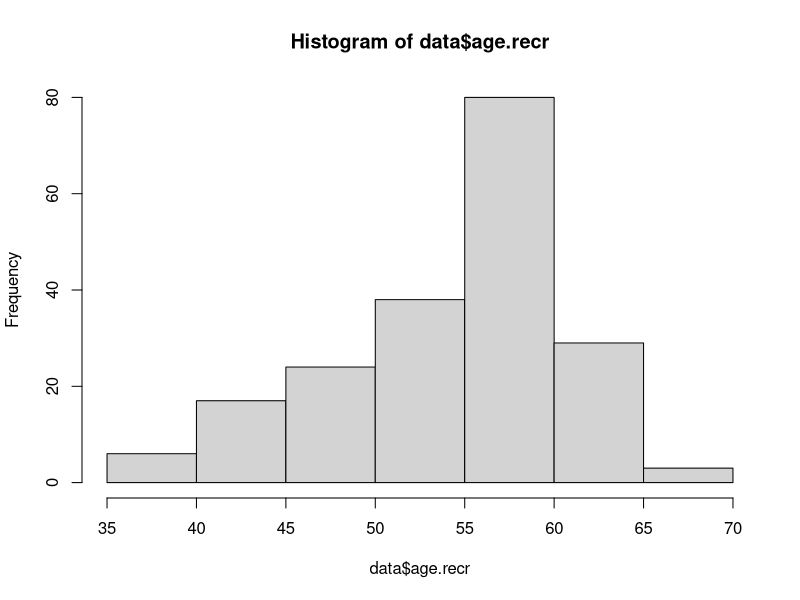
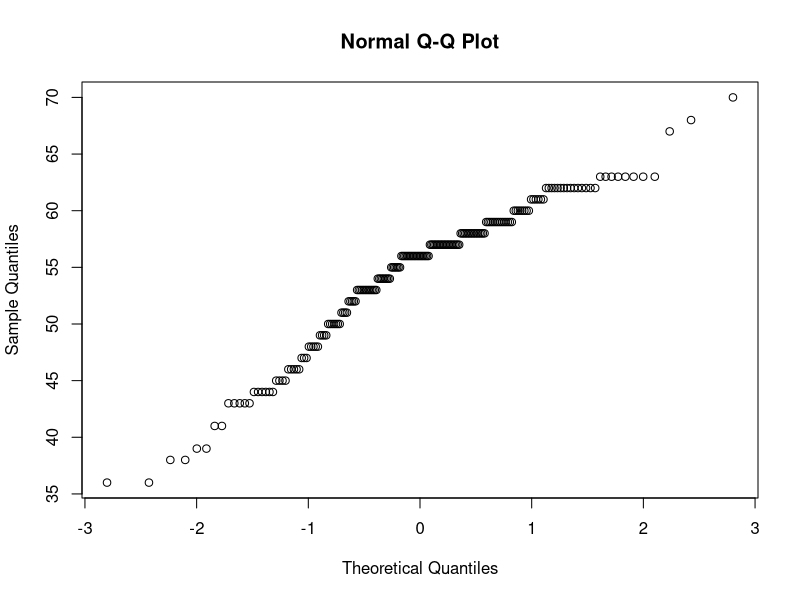
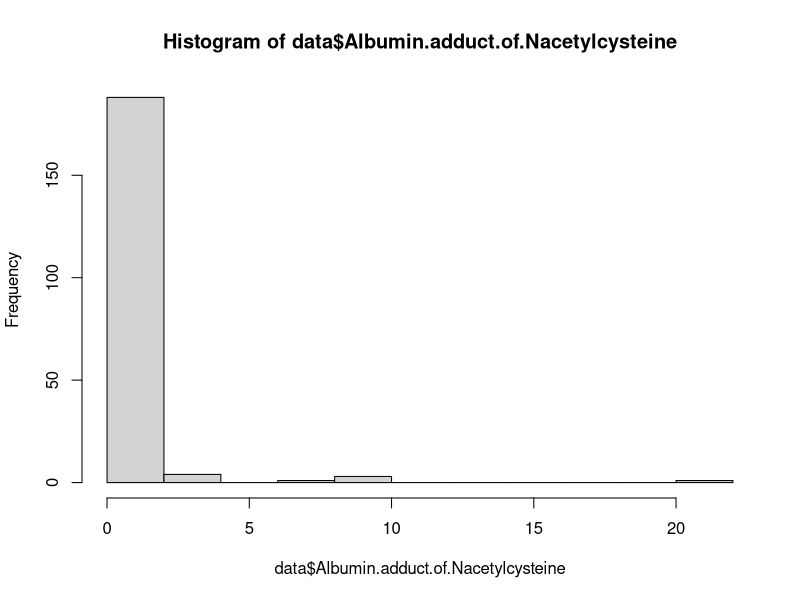
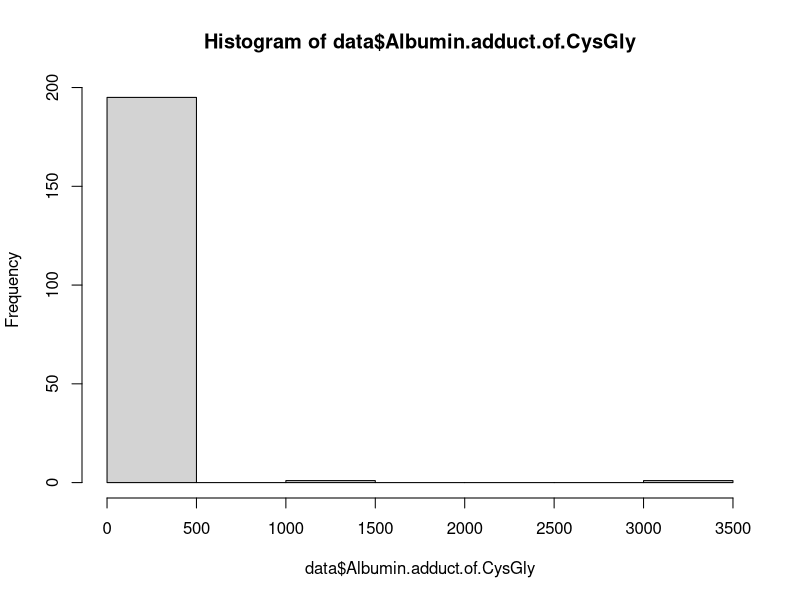

The R script that drew these images, in order:
getwd()
data = read.csv("LC-Adductomics.csv")
data
View(data)


# Partie 1
dim(data)
summary(data)

# Détail des moyennes et écart types des Albumines
summary(data$Albumin.adduct.of.CysGly)
summary(data$Albumin.adduct.of.Nacetylcysteine)
summary(data$Albumin.adduct.of.sulfonic.acid)
summary(data$Albumin.unadducted)


table(data$gender)
# 120 hommes et 77 femmes, test stat pour voir si différence significative

table(data$centre)
# 110 personnes sur Turin et 87 à Varese

table(data$smoking_status)
# 67 fumeur actuel, 64 anciens fumeurs et 66 never

table(data$case)
# 101 Sain et 96 cancéreux

table(data$case, data$gender)
table(data$case, data$smoking_status)
chisq.test(table(data$case, data$smoking_status))

hist(data$age.recr)
qqnorm(data$age.recr)
shapiro.test(data$age.recr)
# répartition normale pas très claire

hist(data$Albumin.adduct.of.Nacetylcysteine)
hist(data$Albumin.adduct.of.CysGly)


































































































